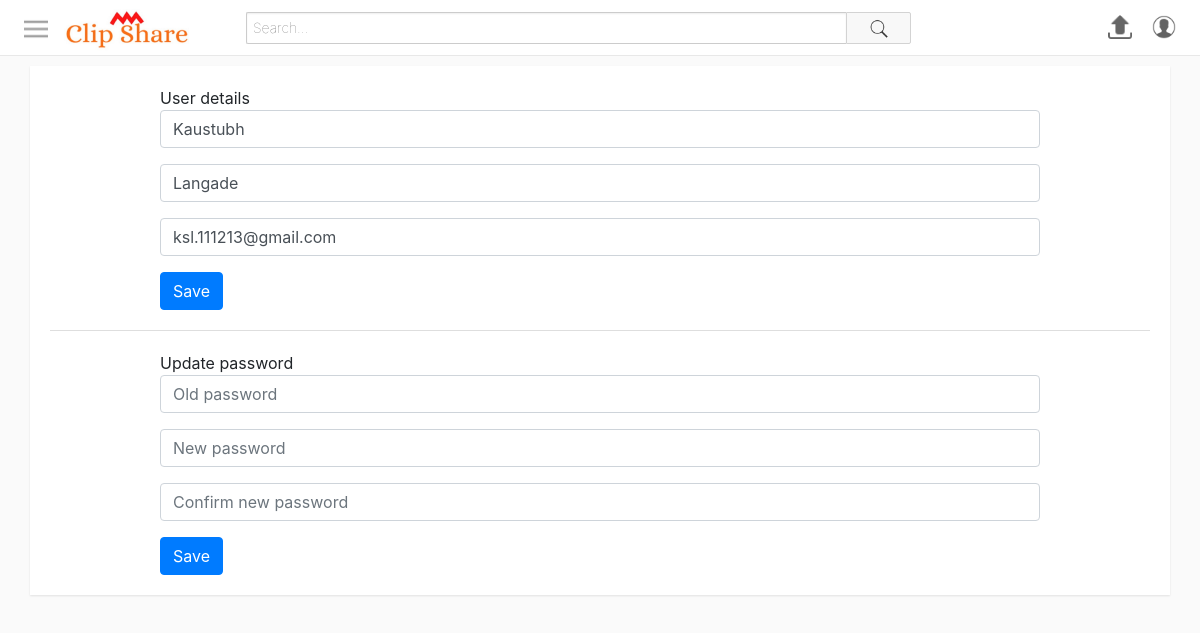
Screenshot of /settings.php (signed in) with the database file from the repository.
### tables this page shows
CREATE TABLE `users` (
  `id` int(11) NOT NULL,
  `firstName` varchar(25) NOT NULL,
  `lastName` varchar(25) NOT NULL,
  `username` varchar(25) NOT NULL,
  `email` varchar(100) NOT NULL,
  `password` varchar(255) NOT NULL,
  `signUpDate` datetime NOT NULL DEFAULT current_timestamp(),
  `profilePic` varchar(255) NOT NULL
);

### includes/classes/User.php (called while the page is built, shortened)
<?php
class User {
    private $con, $sqlData;
    public function __construct($con, $username) {
        $this->con = $con;
        $query = $this->con->prepare("SELECT * FROM users WHERE username = :un");
        $query->bindParam(":un", $username);
        $query->execute();
        $this->sqlData = $query->fetch(PDO::FETCH_ASSOC);
    }
    public static function isLoggedIn() {
        return isset($_SESSION["userLoggedIn"]);
    }
    public function getProfilePic() {
        return $this->sqlData["profilePic"];
    }
}
?>

### includes/classes/SettingsFormProvider.php (the view, shortened to what this page needs)
<?php
class SettingsFormProvider {
    public function createUserDetailsForm($firstName, $lastName, $email) {
        $firstNameInput = $this->createFirstNameInput($firstName);
        $lastNameInput = $this->createLastNameInput($lastName);
        $emailInput = $this->createEmailInput($email);
        $saveButton = $this->createSaveUserDetailsButton();
        return "<form action='settings.php' method='POST' enctype='multipart/form-data'>
                    <span class='title'>User details</span>
                    $firstNameInput
                    $lastNameInput
                    $emailInput
                    $saveButton
                </form>";
    }
    public function createPasswordForm() {
        $oldPasswordInput = $this->createPasswordInput("oldPassword", "Old password");
        $newPassword1Input = $this->createPasswordInput("newPassword", "New password");
        $newPassword2Input = $this->createPasswordInput("newPassword2", "Confirm new password");
        $saveButton = $this->createSavePasswordButton();
        return "<form action='settings.php' method='POST' enctype='multipart/form-data'>
                    <span class='title'>Update password</span>
                    $oldPasswordInput
                    $newPassword1Input
                    $newPassword2Input
                    $saveButton
                </form>";
    }
    private function createFirstNameInput($value) {
        return "<div class='form-group'>
                    <input class='form-control' type='text' placeholder='First name' name='firstName' value='$value' required>
                </div>";
    }
    private function createLastNameInput($value) {
        return "<div class='form-group'>
                    <input class='form-control' type='text' placeholder='Last name' name='lastName' value='$value' required>
                </div>";
    }
    private function createEmailInput($value) {
        return "<div class='form-group'>
                    <input class='form-control' type='email' placeholder='Email' name='email' value='$value' required>
                </div>";
    }
    private function createSaveUserDetailsButton() {
        return "<button type='submit' class='btn btn-primary' name='saveDetailsButton'>Save</button>";
    }
    private function createSavePasswordButton() {
        return "<button type='submit' class='btn btn-primary' name='savePasswordButton'>Save</button>";
    }
    private function createPasswordInput($name, $placeholder) {
        return "<div class='form-group'>
                    <input class='form-control' type='password' placeholder='$placeholder' name='$name' required>
                </div>";
    }
}
?>

### includes/classes/ButtonProvider.php (shortened to what this page needs)
<?php
class ButtonProvider {
    public static function createUserProfileButton($con, $username) {
        $userObj = new User($con, $username);
        $profilePic = $userObj->getProfilePic();
        $link = "profile.php?username=$username";
        return "<a href='$link'>
                    <img src='$profilePic' class='profilePicture'>
                </a>";
    }
    public static function createUserProfileNavigationButton($con, $username) {
        if(User::isLoggedIn()) {
            return ButtonProvider::createUserProfileButton($con, $username);
        }
        else {
            return "<a href='signIn.php'>
                        <span class='signInLink'>SIGN IN</span>
                    </a>";
        }
    }
}
?>

### assets/css/style1.css (style rules this page uses)
html, body { height: 100%; padding: 0; margin: 0; }
#mastHeadContainer button:not(.searchButton), #mastHeadContainer .rightIcons img { cursor: pointer; width: 40px; height: 40px; padding: 8px; box-sizing: border-box; border: none; background-color: transparent; }
.profilePicture { height: 100%; }
.settingsContainer form { width: 80%; margin-left: auto; margin-right: auto; }

### rows the page displays
users: profilePic (placeholder picture), firstName "Kaustubh", lastName "Langade", email "ksl.111213@gmail.com"
